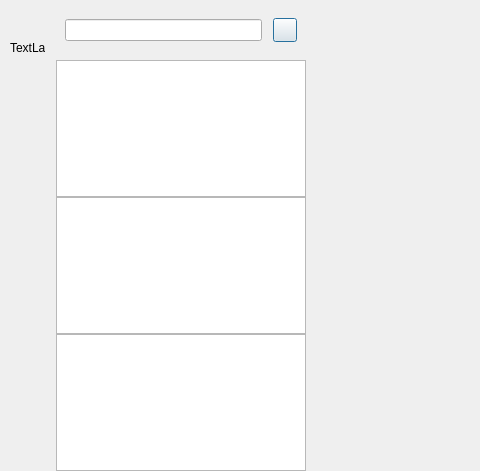
<?xml version="1.0" encoding="UTF-8"?>
<ui version="4.0">
 <class>ChatDialog</class>
 <widget class="QDialog" name="ChatDialog">
  <property name="geometry">
   <rect>
    <x>0</x>
    <y>0</y>
    <width>480</width>
    <height>471</height>
   </rect>
  </property>
  <property name="windowTitle">
   <string>Dialog</string>
  </property>
  <layout class="QHBoxLayout" name="horizontalLayout">
   <property name="spacing">
    <number>0</number>
   </property>
   <property name="leftMargin">
    <number>0</number>
   </property>
   <property name="topMargin">
    <number>0</number>
   </property>
   <property name="rightMargin">
    <number>0</number>
   </property>
   <property name="bottomMargin">
    <number>0</number>
   </property>
   <item>
    <widget class="QWidget" name="side_bar" native="true">
     <property name="sizePolicy">
      <sizepolicy hsizetype="Fixed" vsizetype="Expanding">
       <horstretch>0</horstretch>
       <verstretch>0</verstretch>
      </sizepolicy>
     </property>
     <property name="minimumSize">
      <size>
       <width>56</width>
       <height>0</height>
      </size>
     </property>
     <property name="maximumSize">
      <size>
       <width>56</width>
       <height>16777215</height>
      </size>
     </property>
     <layout class="QVBoxLayout" name="verticalLayout">
      <property name="spacing">
       <number>7</number>
      </property>
      <property name="leftMargin">
       <number>10</number>
      </property>
      <property name="topMargin">
       <number>30</number>
      </property>
      <property name="rightMargin">
       <number>0</number>
      </property>
      <property name="bottomMargin">
       <number>0</number>
      </property>
      <item>
       <widget class="QWidget" name="widget" native="true">
        <layout class="QVBoxLayout" name="verticalLayout_3">
         <property name="spacing">
          <number>30</number>
         </property>
         <property name="leftMargin">
          <number>0</number>
         </property>
         <property name="topMargin">
          <number>0</number>
         </property>
         <property name="rightMargin">
          <number>0</number>
         </property>
         <property name="bottomMargin">
          <number>0</number>
         </property>
         <item>
          <widget class="QLabel" name="side_head_lb">
           <property name="minimumSize">
            <size>
             <width>35</width>
             <height>35</height>
            </size>
           </property>
           <property name="maximumSize">
            <size>
             <width>35</width>
             <height>35</height>
            </size>
           </property>
           <property name="text">
            <string>TextLabel</string>
           </property>
          </widget>
         </item>
         <item>
          <widget class="StateWidget" name="side_chat_lb" native="true">
           <property name="minimumSize">
            <size>
             <width>30</width>
             <height>30</height>
            </size>
           </property>
           <property name="maximumSize">
            <size>
             <width>30</width>
             <height>30</height>
            </size>
           </property>
          </widget>
         </item>
         <item>
          <widget class="StateWidget" name="side_contact_lb" native="true">
           <property name="minimumSize">
            <size>
             <width>30</width>
             <height>30</height>
            </size>
           </property>
           <property name="maximumSize">
            <size>
             <width>30</width>
             <height>30</height>
            </size>
           </property>
          </widget>
         </item>
        </layout>
       </widget>
      </item>
      <item>
       <spacer name="verticalSpacer">
        <property name="orientation">
         <enum>Qt::Orientation::Vertical</enum>
        </property>
        <property name="sizeHint" stdset="0">
         <size>
          <width>20</width>
          <height>40</height>
         </size>
        </property>
       </spacer>
      </item>
     </layout>
    </widget>
   </item>
   <item>
    <widget class="QWidget" name="chat_user_wid" native="true">
     <property name="maximumSize">
      <size>
       <width>250</width>
       <height>16777215</height>
      </size>
     </property>
     <layout class="QVBoxLayout" name="verticalLayout_2">
      <property name="spacing">
       <number>0</number>
      </property>
      <property name="leftMargin">
       <number>0</number>
      </property>
      <property name="topMargin">
       <number>0</number>
      </property>
      <property name="rightMargin">
       <number>0</number>
      </property>
      <property name="bottomMargin">
       <number>0</number>
      </property>
      <item>
       <widget class="QWidget" name="search_wid" native="true">
        <property name="minimumSize">
         <size>
          <width>0</width>
          <height>60</height>
         </size>
        </property>
        <property name="maximumSize">
         <size>
          <width>16777215</width>
          <height>60</height>
         </size>
        </property>
        <layout class="QHBoxLayout" name="horizontalLayout_2">
         <property name="spacing">
          <number>6</number>
         </property>
         <property name="leftMargin">
          <number>9</number>
         </property>
         <property name="topMargin">
          <number>9</number>
         </property>
         <property name="rightMargin">
          <number>9</number>
         </property>
         <property name="bottomMargin">
          <number>9</number>
         </property>
         <item>
          <widget class="CustomizeEdit" name="search_edit"/>
         </item>
         <item>
          <spacer name="horizontalSpacer">
           <property name="orientation">
            <enum>Qt::Orientation::Horizontal</enum>
           </property>
           <property name="sizeType">
            <enum>QSizePolicy::Policy::Fixed</enum>
           </property>
           <property name="sizeHint" stdset="0">
            <size>
             <width>5</width>
             <height>20</height>
            </size>
           </property>
          </spacer>
         </item>
         <item>
          <widget class="ClickedBtn" name="add_btn">
           <property name="minimumSize">
            <size>
             <width>24</width>
             <height>24</height>
            </size>
           </property>
           <property name="maximumSize">
            <size>
             <width>24</width>
             <height>24</height>
            </size>
           </property>
           <property name="text">
            <string/>
           </property>
          </widget>
         </item>
        </layout>
       </widget>
      </item>
      <item>
       <widget class="ChatUserList" name="chat_user_list"/>
      </item>
      <item>
       <widget class="SearchList" name="search_list"/>
      </item>
      <item>
       <widget class="ContactUserList" name="con_user_list"/>
      </item>
     </layout>
    </widget>
   </item>
   <item>
    <widget class="QStackedWidget" name="stackedWidget">
     <widget class="ChatPage" name="chat_page"/>
     <widget class="FriendInfoPage" name="friend_info_page"/>
     <widget class="ApplyFriendPage" name="friend_apply_page"/>
    </widget>
   </item>
  </layout>
 </widget>
 <customwidgets>
  <customwidget>
   <class>ClickedBtn</class>
   <extends>QPushButton</extends>
   <header>clickedbtn.h</header>
  </customwidget>
  <customwidget>
   <class>CustomizeEdit</class>
   <extends>QLineEdit</extends>
   <header>customizeedit.h</header>
  </customwidget>
  <customwidget>
   <class>ChatUserList</class>
   <extends>QListWidget</extends>
   <header>chatuserlist.h</header>
  </customwidget>
  <customwidget>
   <class>ChatPage</class>
   <extends>QWidget</extends>
   <header>chatpage.h</header>
   <container>1</container>
  </customwidget>
  <customwidget>
   <class>StateWidget</class>
   <extends>QWidget</extends>
   <header location="global">statewidget.h</header>
   <container>1</container>
  </customwidget>
  <customwidget>
   <class>SearchList</class>
   <extends>QListWidget</extends>
   <header>searchlist.h</header>
  </customwidget>
  <customwidget>
   <class>ContactUserList</class>
   <extends>QListWidget</extends>
   <header location="global">contactuserlist.h</header>
  </customwidget>
  <customwidget>
   <class>ApplyFriendPage</class>
   <extends>QWidget</extends>
   <header>applyfriendpage.h</header>
   <container>1</container>
  </customwidget>
  <customwidget>
   <class>FriendInfoPage</class>
   <extends>QWidget</extends>
   <header>friendinfopage.h</header>
   <container>1</container>
  </customwidget>
 </customwidgets>
 <resources/>
 <connections/>
</ui>
